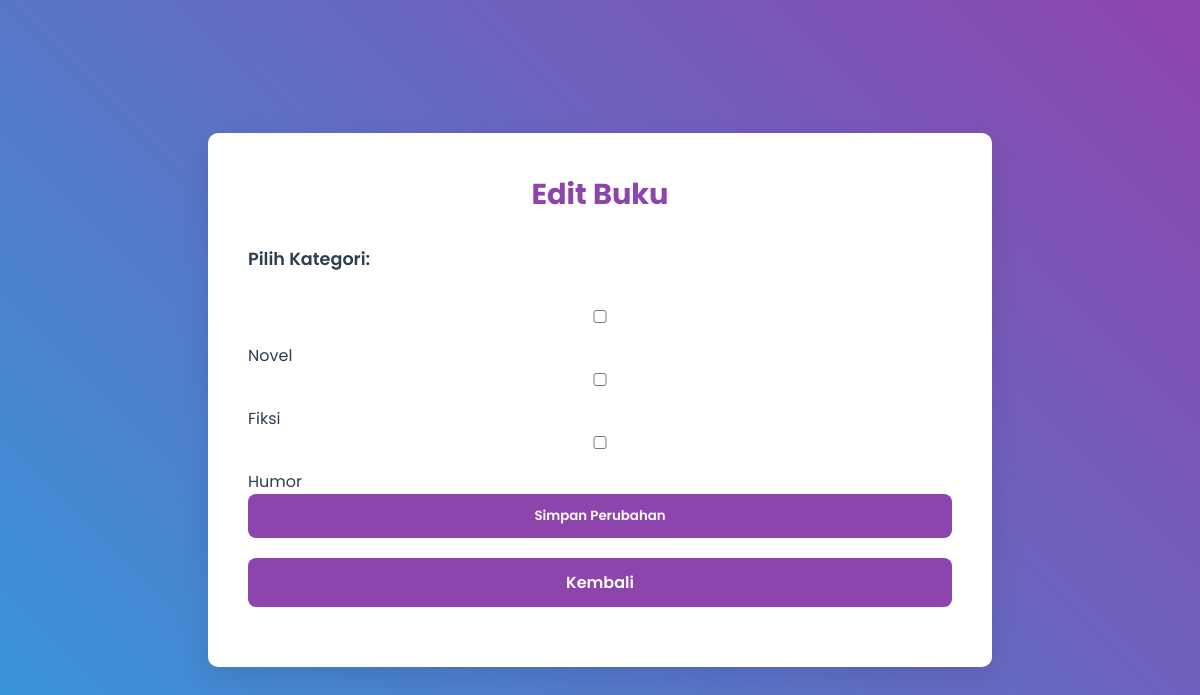
The page /update_buku.php?BukuID=4 (signed in) on the database as committed earlier.
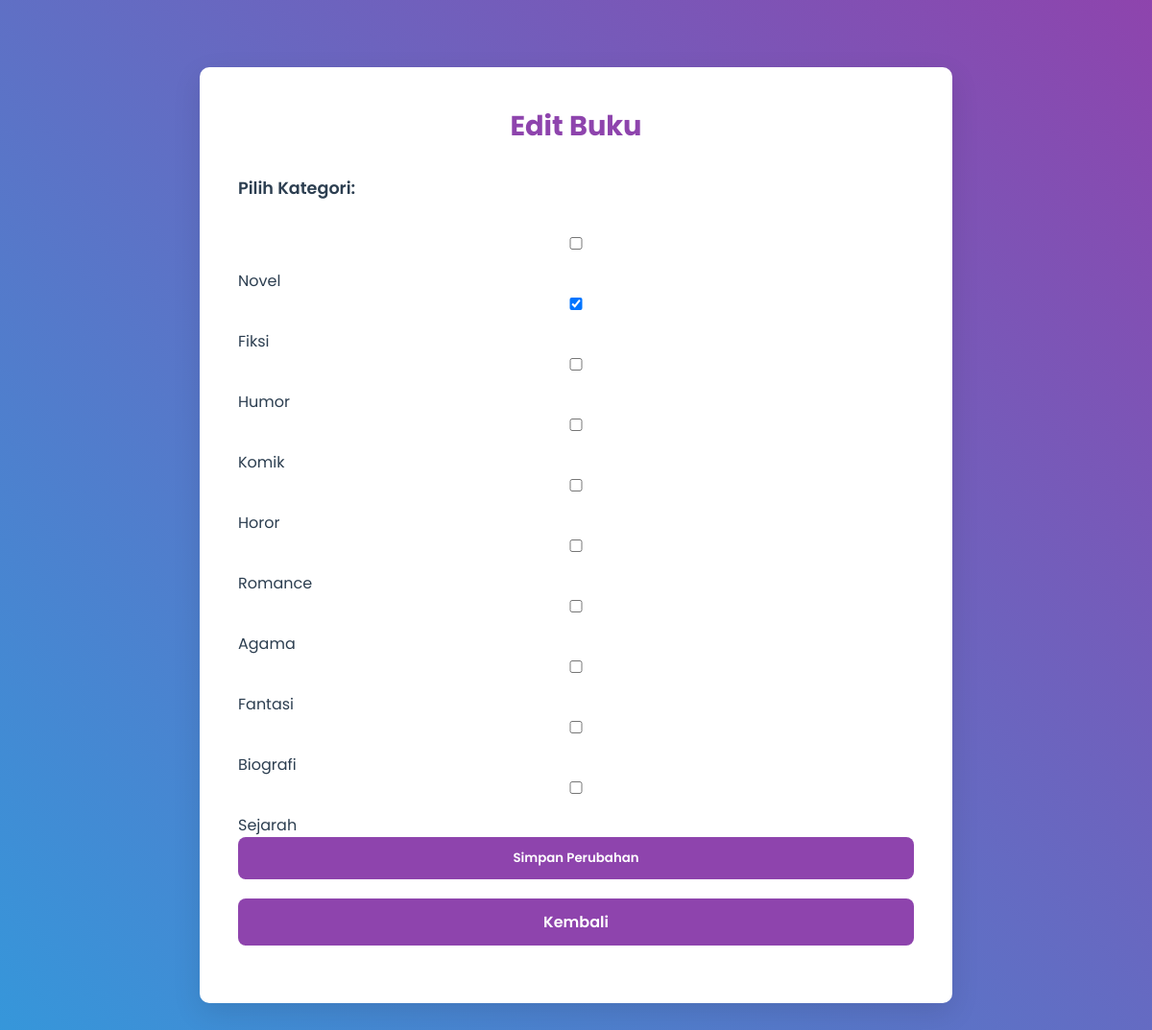
The same page on the database as committed later.
### tables this page shows
CREATE TABLE `kategoribuku` (
  `KategoriID` int(11) NOT NULL,
  `NamaKategori` varchar(255) NOT NULL
);

### update_buku.php (the view, shortened to what this page needs)
<?php
$host = "localhost";
$username = "root";
$password = "";
$dbname = "perpustakaan";
$conn = new mysqli($host, $username, $password, $dbname);
if (isset($_GET['BukuID'])) {
    $BukuID = $_GET['BukuID'];
} else {
    echo "Buku tidak ditemukan.";
}
?>
<!DOCTYPE html>
<html lang="id">
<head>
</head>
<body>
    <div class="content">
        <div class="edit-form">
            <h2>Edit Buku</h2>
            <form method="post" action="edit_buku.php?BukuID=<?php echo $BukuID; ?>" enctype="multipart/form-data">
                <label for="kategori">Pilih Kategori:</label><br>
                <?php
                $sql_kategori_all = "SELECT * FROM kategoribuku";
                $result_kategori_all = $conn->query($sql_kategori_all);
                $sql_kategori_selected = "
                    SELECT k.KategoriID
                    FROM kategoribuku k
                    JOIN kategoribuku_relasi kr ON k.KategoriID = kr.KategoriID
                    WHERE kr.BukuID = ?
                ";
                $stmt_kategori_selected = $conn->prepare($sql_kategori_selected);
                $stmt_kategori_selected->bind_param("i", $BukuID);
                $stmt_kategori_selected->execute();
                $result_kategori_selected = $stmt_kategori_selected->get_result();
                $selected_kategori = [];
                while ($kategori = $result_kategori_selected->fetch_assoc()) {
                    $selected_kategori[] = $kategori['KategoriID'];
                }
                while ($kategori = $result_kategori_all->fetch_assoc()):
                ?>
                    <input type="checkbox" name="kategori[]" value="<?php echo $kategori['KategoriID']; ?>"
                        <?php echo in_array($kategori['KategoriID'], $selected_kategori) ? 'checked' : ''; ?>>
                    <?php echo $kategori['NamaKategori']; ?><br>
                <?php endwhile; ?>
                <button type="submit">Simpan Perubahan</button>
            </form>
            <a href="buku.php" class="back-button">Kembali</a>
        </div>
    </div>
</body>
</html>

Rows that differ between the two databases and show on the page:
computed for kategoribuku "Fiksi": KategoriID "☐" → "☑"
added kategoribuku: NamaKategori "Komik"
added kategoribuku: NamaKategori "Horor"
added kategoribuku: NamaKategori "Romance"
added kategoribuku: NamaKategori "Agama"
added kategoribuku: NamaKategori "Fantasi"
added kategoribuku: NamaKategori "Biografi"
added kategoribuku: NamaKategori "Sejarah"
